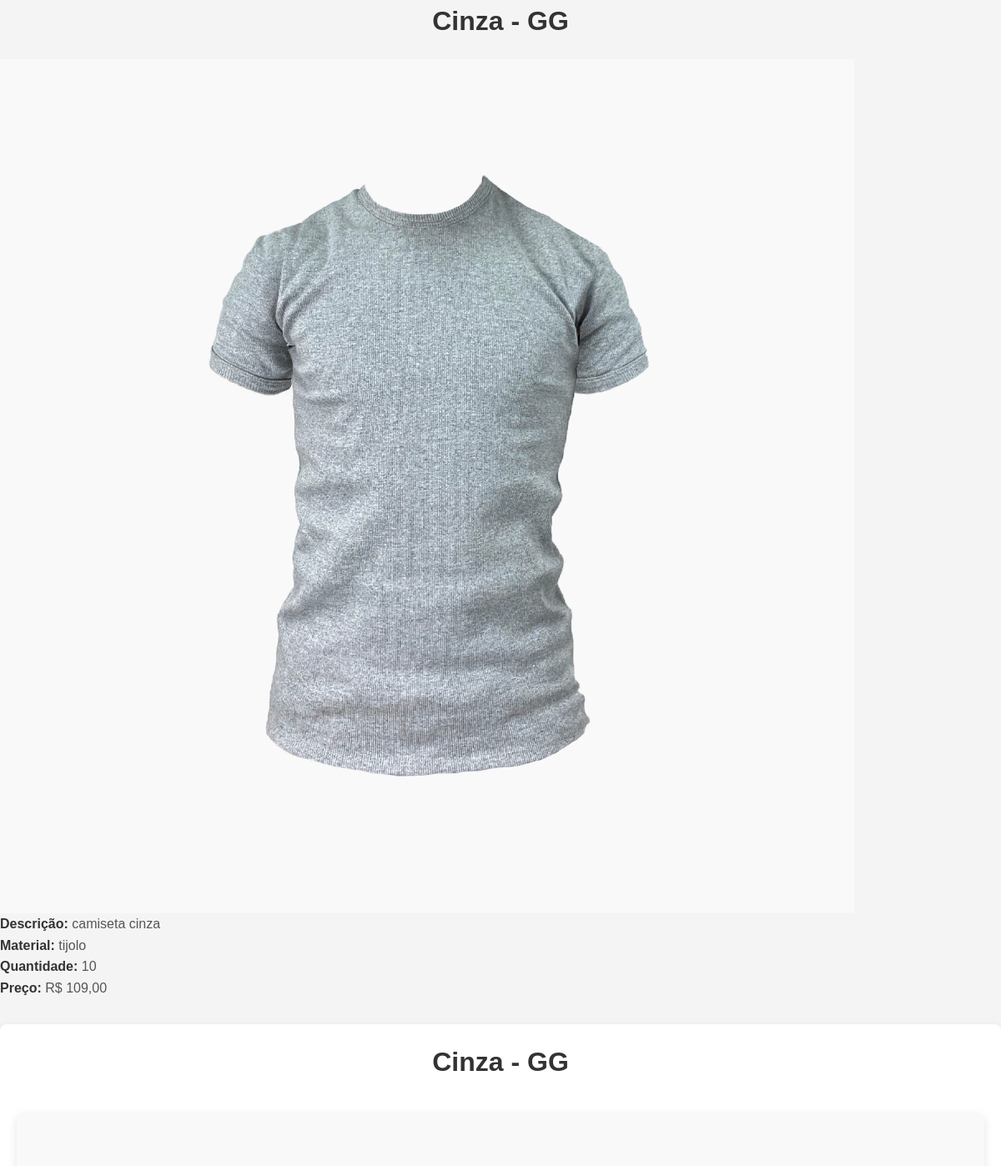
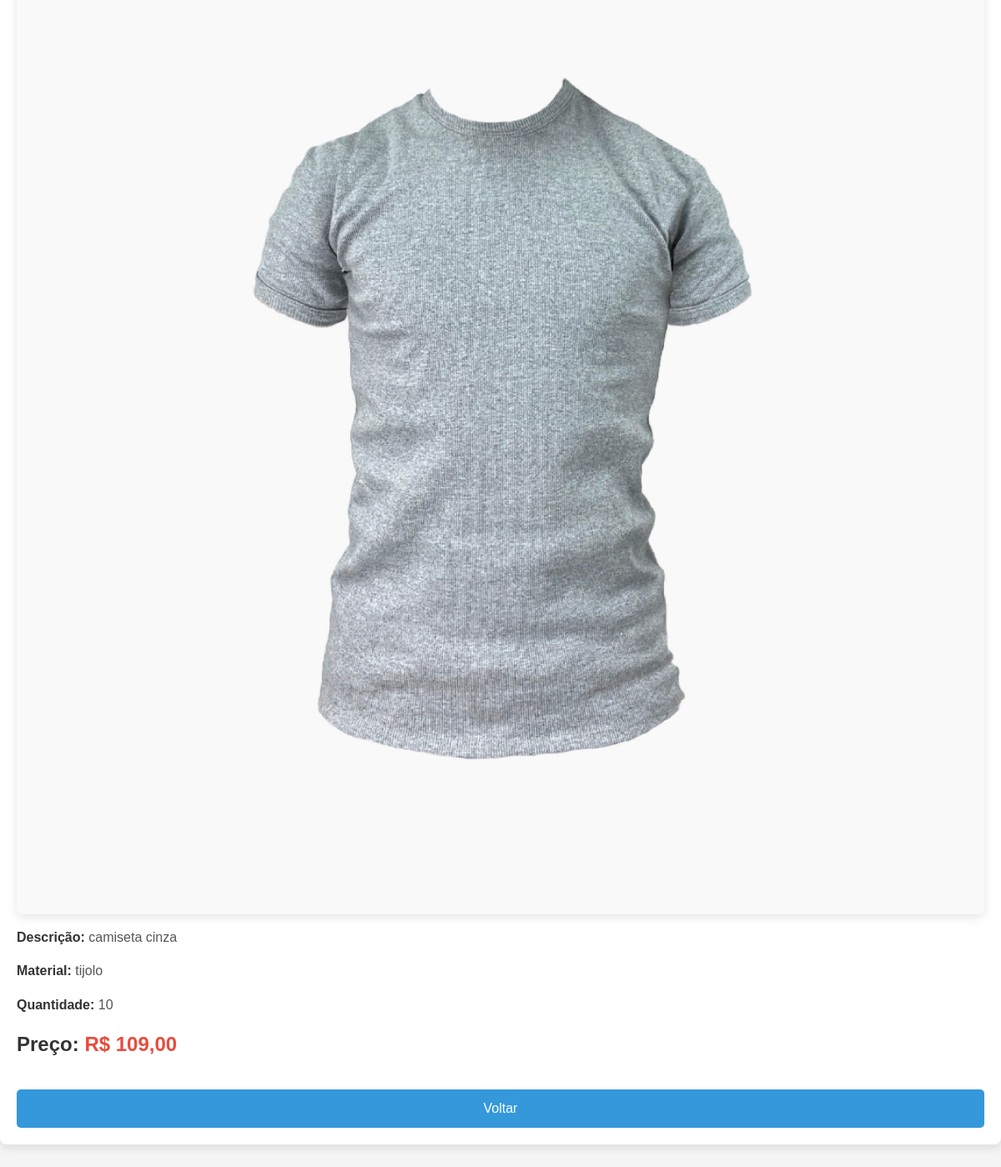
The app's page /produto.php?id=3 with its own data (2 pictures, top to bottom).
### tables this page shows
CREATE TABLE `camisetas` (
  `id` int(11) NOT NULL,
  `cor` varchar(50) NOT NULL,
  `tamanho` varchar(10) NOT NULL,
  `quantidade` int(11) NOT NULL,
  `valor` decimal(10,2) NOT NULL,
  `descricao` text NOT NULL,
  `material` varchar(100) NOT NULL,
  `imagem` varchar(255) NOT NULL
);

### produto.php (the view, shortened to what this page needs)
<?php
if (isset($_GET['id'])) {
   include_once('config.php');
    $productId = intval($_GET['id']);
    $sql = "SELECT * FROM camisetas WHERE id = $productId";
    $result = $conexao->query($sql);
    if ($result->num_rows > 0) {
        $product = $result->fetch_assoc();
        echo "<h1>" . htmlspecialchars($product['cor']) . " - " . htmlspecialchars($product['tamanho']) . "</h1>";
        echo "<img src='" . htmlspecialchars($product['imagem']) . "' alt='Imagem do produto'>";
        echo "<p><strong>Descrição:</strong> " . nl2br(htmlspecialchars($product['descricao'])) . "</p>";
        echo "<p><strong>Material:</strong> " . htmlspecialchars($product['material']) . "</p>";
        echo "<p><strong>Quantidade:</strong> " . htmlspecialchars($product['quantidade']) . "</p>";
        echo "<p><strong>Preço:</strong> R$ " . number_format($product['valor'], 2, ',', '.') . "</p>";
    } else {
        echo "<p>Produto não encontrado.</p>";
    }
} else {
    echo "<p>ID de produto não fornecido.</p>";
}
?>
<!DOCTYPE html>
<html lang="pt-br">
<head>
</head>
<body>
<div class="container">
    <div class="product-details">
        <h1><?php echo htmlspecialchars($product['cor']) . " - " . htmlspecialchars($product['tamanho']); ?></h1>
        <img src="<?php echo htmlspecialchars($product['imagem']); ?>" alt="Imagem do produto" class="product-image">
        <p><strong>Descrição:</strong> <?php echo nl2br(htmlspecialchars($product['descricao'])); ?></p>
        <p><strong>Material:</strong> <?php echo htmlspecialchars($product['material']); ?></p>
        <p><strong>Quantidade:</strong> <?php echo htmlspecialchars($product['quantidade']); ?></p>
        <p class="product-price"><strong>Preço:</strong> R$ <?php echo number_format($product['valor'], 2, ',', '.'); ?></p>
        <a href="listacamisetas.php" class="back-button">Voltar</a>
    </div>
</div>
</body>
</html>

### produto.php (style rules this page uses)
* { margin: 0; padding: 0; box-sizing: border-box; }
body { font-family: 'Arial', sans-serif; background-color: #f4f4f4; color: #333; line-height: 1.6; margin: 0; padding: 0; }
.container { max-width: 1200px; margin: 30px auto; padding: 20px; background-color: #fff; border-radius: 8px; box-shadow: 0 4px 12px rgba(0, 0, 0, 0.1); display: flex; flex-wrap: wrap; gap: 20px; }
h1 { font-size: 2rem; color: #333; margin-bottom: 20px; text-align: center; }
.product-image { max-width: 100%; height: auto; border-radius: 8px; box-shadow: 0 4px 12px rgba(0, 0, 0, 0.1); }
.product-details { flex: 1; display: flex; flex-direction: column; gap: 15px; }
p { font-size: 1rem; color: #555; }
strong { font-weight: bold; color: #333; }
.product-price { font-size: 1.5rem; color: #e74c3c; font-weight: bold; }
.back-button { text-decoration: none; display: inline-block; background-color: #3498db; color: white; padding: 10px 20px; border-radius: 5px; text-align: center; font-size: 1rem; margin-top: 20px; transition: background-color 0.3s; }

### records on screen
camisetas: cor "Cinza", tamanho "GG", imagem (picture), descricao "camiseta cinza", material "tijolo", quantidade "10", valor "109,00"
